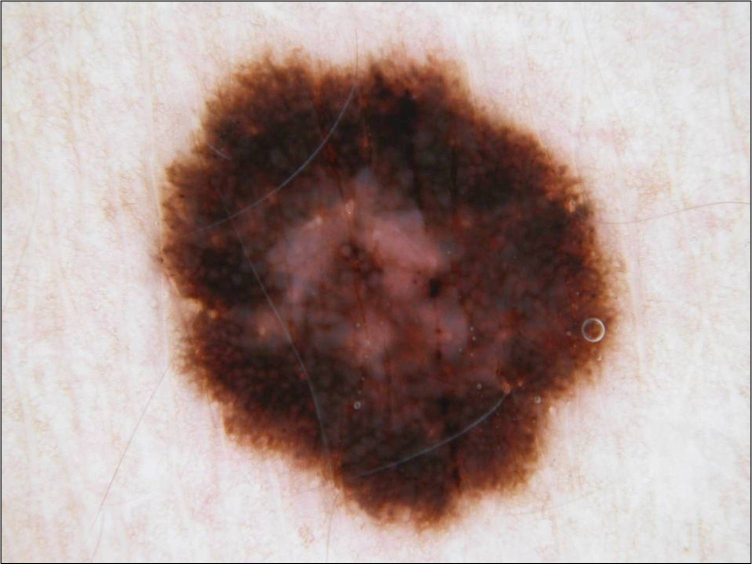
#> input picture 8.jpg, 1504 x 1129 px (shown at 1/2 size)
$ python guidedFilter.py   (older library calls are emulated)
#> lines starting #> are read from the running program, lines starting #| are printed output that depends on the picture; after the words box and inside, x2 and y2 are one past the last pixel; in counts of white or black regions, pixels touching at a corner belong together
### fusion.py
from imagerie import *
from scipy.ndimage.filters import laplace
from scipy.ndimage import uniform_filter, gaussian_filter


def extract_windows(A, size, padding=True):
    # inspired by http://stackoverflow.com/questions/30109068/implement-matlabs-im2col-sliding-in-python
    if padding:
        before = int((size - 1) / 2)
        after = size - 1 - before
        A = np.pad(A, ((before, after), (before, after)), 'mean')
    M,N = A.shape
    B = [M - size + 1, N - size + 1]
    col_extent = N - B[1] + 1
    row_extent = M - B[0] + 1
    start_idx = np.arange(B[0])[:,None]*N + np.arange(B[1])
    offset_idx = np.arange(row_extent)[:,None]*N + np.arange(col_extent)
    return np.take (A,start_idx.ravel()[:,None] + offset_idx.ravel())

def guided_filtering(im, guide, size=3, epsilon=0.1):
    if size % 2 != 1:
        raise ArgumentError('Size must be an odd number.')

    if len(guide.shape) >= 3:
        return sum([guided_filtering(im, guide[:,:,k], size, epsilon) for k in range(guide.shape[2])])

    # extract windows
    im_wins = extract_windows(im, size)
    guide_wins = extract_windows(guide, size)

    mu_k = guide_wins.mean(axis=1)
    nu_k = im_wins.mean(axis=1)
    delta_k = guide_wins.std(axis=1)
    a_k = (im_wins * guide_wins).mean(axis=1) - mu_k * nu_k / (delta_k + epsilon)
    b_k = nu_k - a_k * mu_k

    a_wins = extract_windows(a_k.reshape(*im.shape), size)
    b_wins = extract_windows(b_k.reshape(*im.shape), size)

    return a_wins.mean(axis=1).reshape(*im.shape) * guide + b_wins.mean(axis=1).reshape(*im.shape)

def extract_maps(im, average_filter_size=31, sigma_r=5):
    base_layer = uniform_filter(im, size=average_filter_size)
    detail_layer = im - base_layer
    if len(im.shape) >= 3:
        imgray = rgb2gray(im)
    else:
        imgray = im.astype(np.float64) - 0.0001
    saliency = gaussian_filter(abs(laplace(imgray)), sigma_r)
    return base_layer, detail_layer, saliency

def GFF(images,
        average_filter_size = 31,
        sigma_r=5,
        r_base=5,
        epsilon_base=2,
        r_detail=5,
        epsilon_detail=0.1,
        return_info=False):

    base_layers, detail_layers, saliencies = zip(*[extract_maps(im, average_filter_size, sigma_r) for im in images])
    saliency_idx = np.argmax(saliencies, axis=0)

    masks = [saliency_idx == i for i in range(len(images))]

    base_weights = [guided_filtering(mask, im / 255, size=r_base, epsilon=epsilon_base) for im, mask in zip(images, masks)]
    detail_weights = [guided_filtering(mask, im / 255, size=r_detail, epsilon=epsilon_detail) for im, mask in zip(images, masks)]

    # a bit hacky
    if len(images[0].shape) >= 3:
        base_weights = [w[:,:,None] for w in base_weights]
        detail_weights = [w[:,:,None] for w in detail_weights]

    base = sum([base * weight for base, weight in zip(base_layers, base_weights)]) / sum(base_weights)
    detail = sum([detail * weight for detail, weight in zip(detail_layers, base_weights)]) / sum(base_weights)

    result = base + detail

    if not return_info:
        return result

    info = {}
    info['saliencies'] = saliencies
    info['masks'] = masks
    return result, info

def cGFF(images, *args, **kwargs):
    r = GFF([i.astype(np.float64) for i in images], *args, **kwargs)
    if type(r) == tuple:
        (r[0].astype(np.uint8),) + r[1:]
        return r
    else:
        return r.astype(np.uint8)

### imagerie.py
import numpy as np
from matplotlib import pyplot as plt
from scipy.ndimage import imread
from scipy.misc import imresize, toimage
plt.rcParams['figure.figsize'] = (14, 8)

def rgb2gray(img):
    w = np.array([0.2989, 0.5870, 0.1140]).reshape((1, 1, -1))
    return (img * w).sum(axis=2)

def rgba2gray(img):
    w = np.array([0.2989, 0.5870, 0.1140, 0.0]).reshape((1, 1, -1))
    return (img * w).sum(axis=2)

# [19 lines left out: functions imshow, plot_histogram, not called in this run]

tr = np.transpose

# [6 lines left out: function histogram_equalization, not called in this run]

def add_gaussian_noise(u, sigma=1.0):
    return u + sigma * np.random.randn(*(u.shape))

def add_uniform_noise(u, amp=1.0):
    return u + np.random.uniform(low=-amp, high=+amp, size=u.shape)

# [4 lines left out: function add_impulse_noise, not called in this run]

def uniformly_quantify(u, k):
    step = (k - 1) / 255
    return (np.floor(u * step) + 0.5) / step

def imwrite(filename, matrix):
    toimage(matrix, cmin=0, cmax=256).save(filename)

### guidedFilter.py
import numpy as np
import os
import glob
import cv2
import math
import matplotlib.pyplot as plt
import time
import re

from imagerie import *
from fusion import *
from scipy.misc import toimage, imsave
from scipy.ndimage.filters import laplace
from scipy.ndimage import uniform_filter, gaussian_filter

print('Reading images...')
# img1 = cv2.imread('22.jpg')
# img2 = cv2.imread('22.jpg')
# img3 = cv2.imread('22.jpg')

img1 = imread("8.jpg")
#> img1 is the input picture: shape (1129, 1504, 3); mean R, G, B 172.3, 152.8, 148.1
img2 = imread("9.jpg")
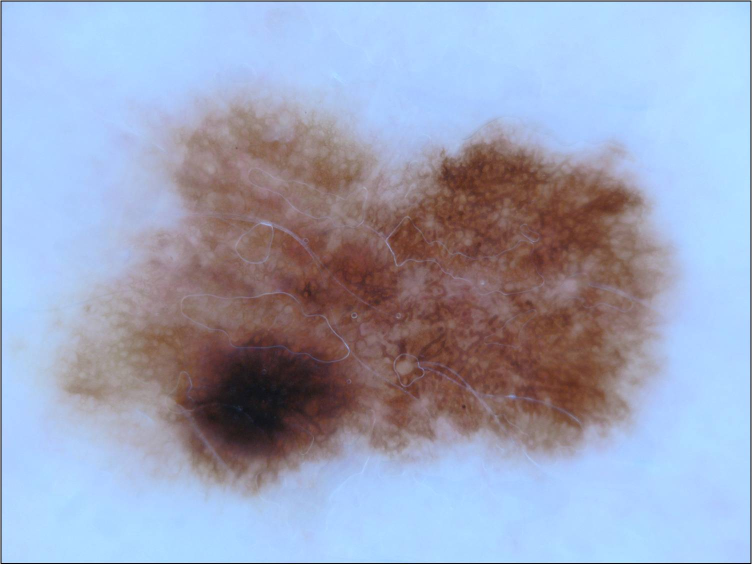
#> input picture 9.jpg, 1504 x 1129 px (shown at 1/2 size)
#> img2 is the input picture: shape (1129, 1504, 3); mean R, G, B 156.6, 164.3, 187
img3 = imread("22.jpg")
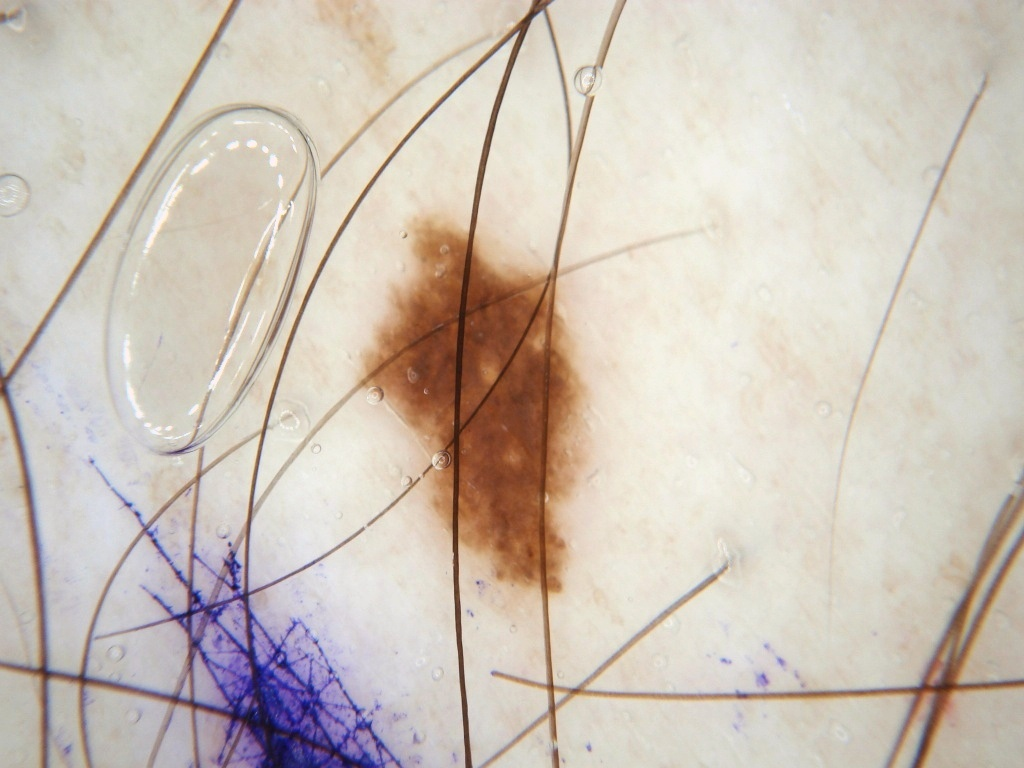
#> input picture 22.jpg, 1024 x 768 px
#> img3 is the input picture: shape (768, 1024, 3); mean R, G, B 205.7, 195.5, 185.2

# plt.imshow(cv2.cvtColor(img1, cv2.COLOR_BGR2RGB))
# plt.show()
print('Appliying Filter...')
fused = cGFF([img1, img2])
#> in GFF, `saliency_idx = np.argmax(saliencies, axis=0)`:
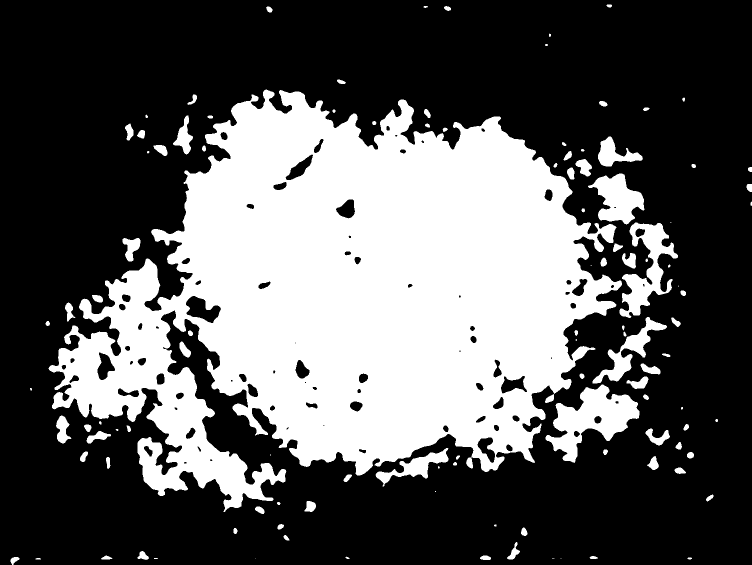
#> saliency_idx: shape (1129, 1504) int64 (shown at 1/2 size); values 0 (black) and 1 (white), 35.3% white; 113 white regions (16 under 20 px), largest, box (x1, y1, x2, y2) and area: (97, 179, 1244, 1024) 544382, (1091, 769, 1279, 926) 13149, (1239, 445, 1356, 636) 8688
#> in GFF, `masks = [saliency_idx == i for i in range(len(images))]`: masks = 2 items
#> in GFF, `base = sum([base * weight for base, weight in zip(base_layers, base_we..`:
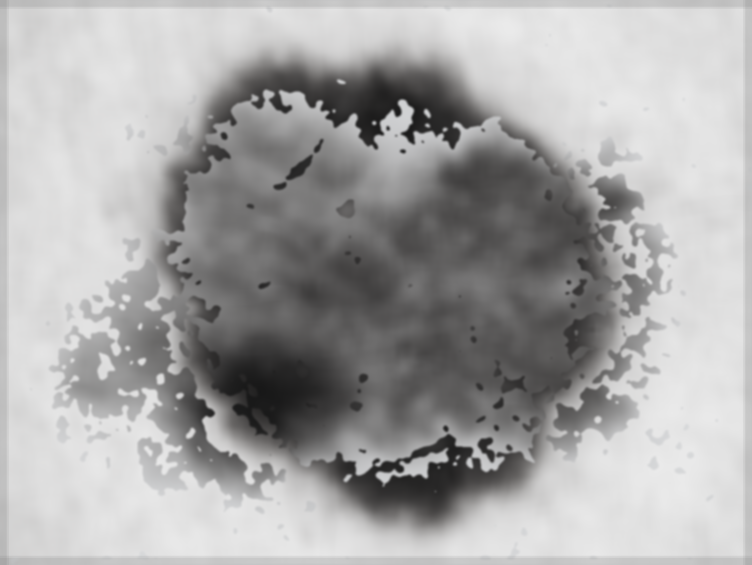
#> base: shape (1129, 1504, 3) float64 (shown at 1/2 size); mean of channels 0, 1, 2 167.5, 167.6, 168.2; drawn as B, G, R
#> in GFF, `detail = sum([detail * weight for detail, weight in zip(detail_layers,..`:
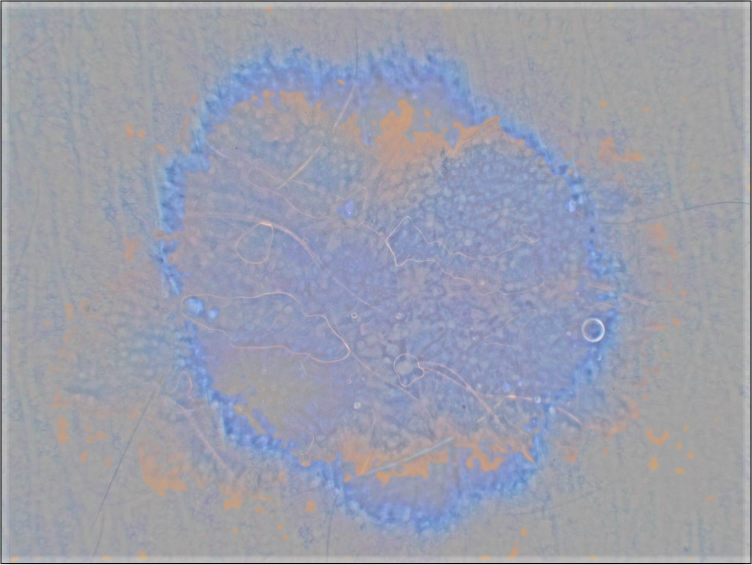
#> detail: shape (1129, 1504, 3) float64 (shown at 1/2 size); mean of channels 0, 1, 2 13.6, -4.9, -8.8; drawn with min black and max white
#> in GFF, `result = base + detail`:
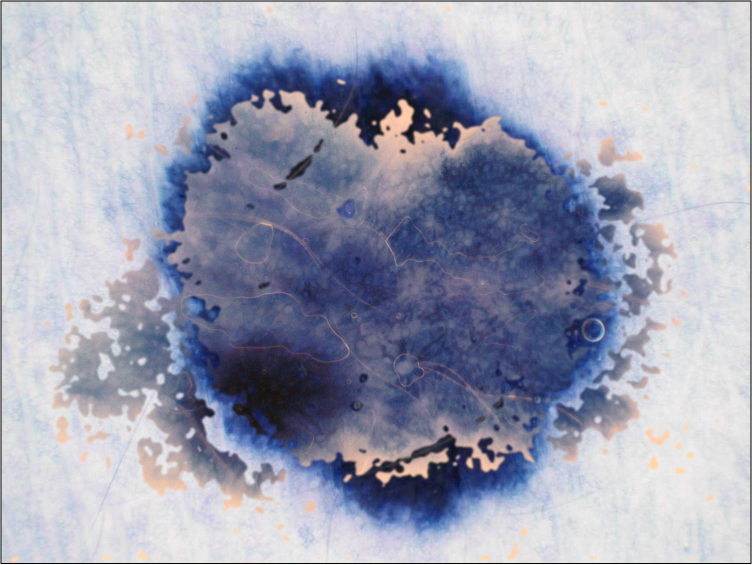
#> result: shape (1129, 1504, 3) float64 (shown at 1/2 size); mean of channels 0, 1, 2 181.1, 162.7, 159.4; drawn with min black and max white

imwrite("fused.jpg", fused)
print('Task Finished')


# [46 lines of commented-out code are left out]
